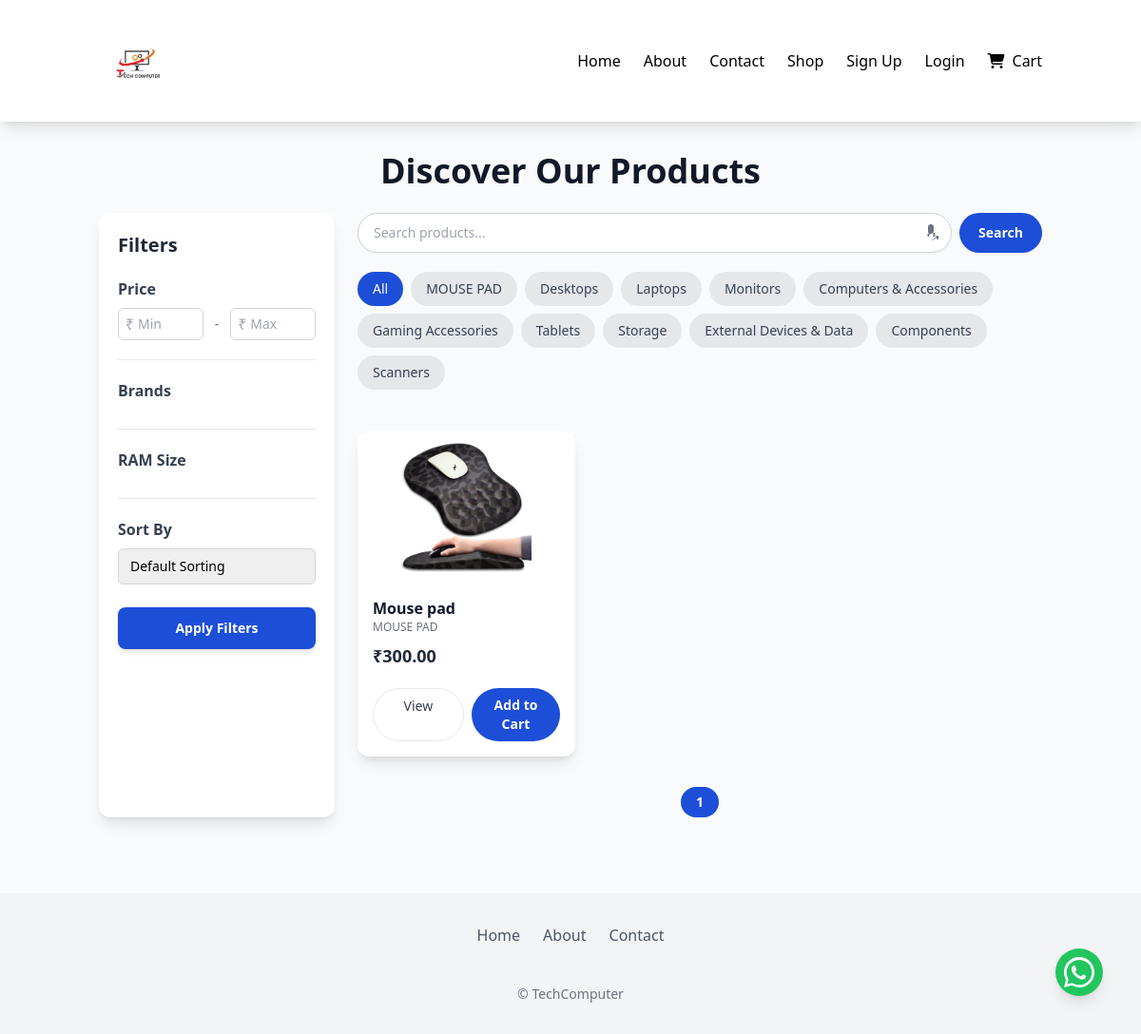
The app's page /shop/ with its own data.
### store/models.py (models this page shows, shortened)
class SiteLogo(models.Model):
    logo = models.ImageField(upload_to="site_logo/")
    alt_text = models.CharField(max_length=50, default="TechMart Logo")

class Category(models.Model):
    name = models.CharField(max_length=100)
    slug = models.SlugField(unique=True, blank=True)
    image = models.ImageField(upload_to='category_images/', blank=True, null=True)

class Product(models.Model):
    category = models.ForeignKey(Category, on_delete=models.CASCADE, related_name='products')
    title = models.CharField(max_length=200)
    description = models.TextField()
    price = models.DecimalField(max_digits=10, decimal_places=2)
    discount_percent = models.IntegerField(default=0)
    stock = models.PositiveIntegerField(default=0)
    image = models.ImageField(upload_to='products/', blank=True, null=True)  # Main image
    featured = models.BooleanField(default=False)
    created_at = models.DateTimeField(auto_now_add=True)
    @property
    def get_discounted_price(self):
        if self.discount_percent > 0:
            discounted_price = self.price - (self.price * self.discount_percent / 100)
            return round(discounted_price, 2)
        return self.price

### store/views.py (the view, shortened to what this page needs)
# urls.py: path('shop/', views.shop, name='shop'),
def shop(request):
    category_id = request.GET.get('category')
    query = request.GET.get('q')
    min_price = request.GET.get('min_price')
    max_price = request.GET.get('max_price')
    sort_by = request.GET.get('sort_by')
    products = Product.objects.all()
    categories = Category.objects.all()
    selected_category = None
    if query:
        products = products.filter(title__icontains=query)
    if min_price:
        products = products.filter(price__gte=min_price)
    if max_price:
        products = products.filter(price__lte=max_price)
    if sort_by == "price_asc":
        products = products.order_by('price')
    elif sort_by == "price_desc":
        products = products.order_by('-price')
    elif sort_by == "newest":
        products = products.order_by('-created_at')
    paginator = Paginator(products, 8)
    page_number = request.GET.get('page')
    page_obj = paginator.get_page(page_number)
    return render(request, 'store/shop.html', {
        'products': page_obj,
        'categories': categories,
        'selected_category': selected_category,
        'page_obj': page_obj,
        'query': query,
        'min_price': min_price,
        'max_price': max_price,
        'sort_by': sort_by,
    })

### store/context_processors.py (called while the page is built)
def site_settings(request):
    return {
        'site_theme': SiteTheme.objects.first(),
        'site_logo': SiteLogo.objects.first() if 'SiteLogo' in locals() else None,
        'nav_links': Category.objects.all(),  # example: use categories as nav links
        'footer_links': FooterLink.objects.all(),
    }

def site_logo(request):
        logo = SiteLogo.objects.first()
        return {'site_logo': logo}

### templates/store/shop.html (shortened to what this page needs)
{% extends "store/base.html" %}
{% block content %}
<div class="max-w-7xl mx-auto px-4 py-6 md:py-8">
    <h1 class="text-3xl sm:text-4xl font-extrabold mb-6 text-center text-gray-900 leading-tight">
        Discover Our Products
    </h1>
    <div class="flex flex-col lg:flex-row gap-6">
        <aside id="ys-filter" class="w-full lg:w-1/4 bg-white p-5 rounded-xl shadow-lg lg:block lg:sticky lg:top-8 transition-transform duration-300 ease-in-out transform lg:translate-x-0 hidden">
            <div class="flex justify-between items-center mb-5">
                <h2 class="text-xl font-bold text-gray-800">Filters</h2>
            </div>
            <form action="{% url 'shop' %}" method="get">
                <div class="mb-5 border-b border-gray-200 pb-5">
                    <h3 class="font-semibold text-base mb-2 text-gray-700">Price</h3>
                    <div class="flex items-center gap-3">
                        <div class="relative w-1/2">
                            <span class="absolute left-2 top-1/2 -translate-y-1/2 text-gray-400">₹</span>
                            <input type="number" name="min_price" placeholder="Min" value="{{ min_price|default:'' }}" class="w-full px-2 pl-5 py-1.5 text-sm border border-gray-300 rounded-md focus:outline-none focus:ring-1 focus:ring-[var(--primary-color)] transition-shadow">
                        </div>
                        <span class="text-gray-500 text-sm">-</span>
                        <div class="relative w-1/2">
                            <span class="absolute left-2 top-1/2 -translate-y-1/2 text-gray-400">₹</span>
                            <input type="number" name="max_price" placeholder="Max" value="{{ max_price|default:'' }}" class="w-full px-2 pl-5 py-1.5 text-sm border border-gray-300 rounded-md focus:outline-none focus:ring-1 focus:ring-[var(--primary-color)] transition-shadow">
                        </div>
                    </div>
                </div>
                <div class="mb-5 border-b border-gray-200 pb-5">
                    <h3 class="font-semibold text-base mb-2 text-gray-700">Brands</h3>
                </div>
                <div class="mb-5 border-b border-gray-200 pb-5">
                    <h3 class="font-semibold text-base mb-2 text-gray-700">RAM Size</h3>
                </div>
                <div class="mb-6">
                    <h3 class="font-semibold text-base mb-2 text-gray-700">Sort By</h3>
                    <select name="sort_by" class="w-full px-3 py-2 text-sm border border-gray-300 rounded-md focus:outline-none focus:ring-1 focus:ring-[var(--primary-color)] appearance-none transition-shadow">
                        <option value="">Default Sorting</option>
                    </select>
                </div>
                <button type="submit" class="w-full px-5 py-3 bg-[var(--primary-color)] text-white font-semibold rounded-lg hover:bg-[var(--secondary-color)] transition-all transform hover:scale-105 shadow-md text-sm">
                    Apply Filters
                </button>
            </form>
        </aside>
        <div class="flex-1">
            <form action="{% url 'shop' %}" method="get" class="mb-5 flex flex-col sm:flex-row gap-2">
                <div class="relative flex-1">
                    <input id="voice-search-input" type="text" name="q" value="{{ query|default:'' }}" placeholder="Search products..." class="w-full px-4 py-2.5 border border-gray-300 rounded-full focus:outline-none pr-10 shadow-sm text-sm focus:ring-1 focus:ring-[var(--primary-color)]">
                    <button type="button" id="voice-search-btn" class="absolute inset-y-0 right-0 flex items-center pr-3 text-gray-500 hover:text-gray-800 transition-colors">
                    </button>
                </div>
                <button type="submit" class="hidden sm:inline-block px-5 py-2.5 bg-[var(--primary-color)] text-white rounded-full hover:bg-[var(--secondary-color)] transition-colors font-semibold shadow-sm text-sm">
                    Search
                </button>
            </form>
            <div class="flex flex-wrap gap-2 mb-5 justify-center lg:justify-start">
                <a href="{% url 'shop' %}" class="px-4 py-2 rounded-full font-medium transition-colors duration-200 text-sm
                    {% if not selected_category %}bg-[var(--primary-color)] text-white{% else %}bg-gray-200 text-gray-700 hover:bg-gray-300{% endif %}">
                    All
                </a>
                {% for category in categories %}
                <a href="?category={{ category.id }}{% if query %}&q={{ query }}{% endif %}" class="px-4 py-2 rounded-full font-medium transition-colors duration-200 text-sm
                    {% if selected_category == category.id %}bg-[var(--primary-color)] text-white{% else %}bg-gray-200 text-gray-700 hover:bg-gray-300{% endif %}">
                    {{ category.name }}
                </a>
                {% endfor %}
            </div>
            <div class="grid grid-cols-1 sm:grid-cols-2 md:grid-cols-3 lg:grid-cols-3 xl:grid-cols-4 gap-4">
                {% for product in products %}
                <div class="bg-white rounded-xl overflow-hidden shadow-lg hover:shadow-xl transition-shadow duration-300 flex flex-col relative group transform hover:scale-105">
                    {% if product.images.exists %}
                        <img src="{{ product.images.first.image.url }}" alt="{{ product.title }}" class="w-full h-40 object-contain p-3 transition-transform duration-300">
                    {% elif product.image %}
                        <img src="{{ product.image.url }}" alt="{{ product.title }}" class="w-full h-40 object-contain p-3 transition-transform duration-300">
                    {% else %}
                        <div class="h-40 w-full bg-gray-100 flex items-center justify-center text-gray-400 text-sm">
                            No Image
                        </div>
                    {% endif %}
                    <div class="p-4 flex flex-col flex-grow">
                        <h3 class="font-bold text-base text-gray-900 mb-0.5 leading-tight">{{ product.title }}</h3>
                        <p class="text-xs text-gray-500 mb-2">{{ product.category.name }}</p>
                        {% if product.price > product.get_discounted_price %}
                            <div class="flex items-center gap-1.5 mb-2">
                                <p class="text-lg font-bold text-gray-800">₹{{ product.get_discounted_price }}</p>
                                <p class="text-gray-400 line-through text-xs">₹{{ product.price }}</p>
                            </div>
                        {% else %}
                            <p class="text-lg font-bold text-gray-800 mb-2">₹{{ product.price }}</p>
                        {% endif %}
                        <div class="mt-auto flex flex-col sm:flex-row gap-2 pt-3">
                            <a href="{% url 'product_detail' product.id %}" class="flex-1 text-center px-3 py-2 border border-gray-200 text-gray-700 font-medium rounded-full hover:bg-gray-100 transition-colors duration-200 text-sm">
                                View
                            </a>
                            <a href="{% url 'add_to_cart' product.id %}" class="flex-1 text-center px-3 py-2 bg-[var(--primary-color)] text-white rounded-full hover:bg-[var(--secondary-color)] transition-all font-semibold shadow-sm text-sm">
                                Add to Cart
                            </a>
                        </div>
                    </div>
                </div>
                {% empty %}
                <div class="col-span-full text-center py-16">
                    <h2 class="text-2xl font-bold text-gray-700 mb-1">No products found.</h2>
                    <p class="text-gray-500 text-base">Try adjusting your filters or search terms.</p>
                </div>
                {% endfor %}
            </div>
            {% if page_obj %}
            <div class="mt-8 flex justify-center gap-2 flex-wrap text-sm">
                {% for num in page_obj.paginator.page_range %}
                    {% if page_obj.number == num %}
                    <span class="px-4 py-1.5 bg-[var(--primary-color)] text-white rounded-full font-bold shadow-sm">{{ num }}</span>
                    {% endif %}
                {% endfor %}
            </div>
            {% endif %}
        </div>
    </div>
</div>
<a href="https://wa.me/6355997080" target="_blank" id="whatsapp-button" class="fixed bottom-10 right-10 z-50 cursor-pointer w-16 h-16 flex items-center justify-center bg-green-500 text-white rounded-full shadow-lg hover:bg-green-600 transition">
</a>
{% endblock %}.

### templates/store/base.html (shortened to what this page needs)
{% load static %}
<!DOCTYPE html>
<html lang="en">
<head>
    <script src="https://cdn.tailwindcss.com"></script>
    <link rel="stylesheet"
          href="https://cdnjs.cloudflare.com/ajax/libs/font-awesome/6.5.2/css/all.min.css"
 />
</head>
<body class="bg-gray-50 text-[var(--text-color)] font-sans">
<nav class="bg-white shadow-lg relative z-50">
    <div class="container mx-auto px-4 py-6 md:flex md:justify-between md:items-center">
        <div class="flex items-center justify-between">
            {% if site_logo %}
                <a href="{% url 'home' %}" class="flex items-center">
                    <img src="{{ site_logo.logo.url }}" alt="{{ site_logo.alt_text }}" class="h-16 md:h-20">
                </a>
            {% else %}
                <a href="{% url 'home' %}" class="font-bold text-2xl md:text-3xl text-[var(--primary-color)]">TechMart</a>
            {% endif %}
        </div>
        <div id="mobile-menu" class="hidden md:flex flex-col md:flex-row md:items-center gap-4 mt-4 md:mt-0">
            <ul class="flex flex-col md:flex-row md:gap-6 items-start md:items-center w-full">
                <li class="w-full md:w-auto"><a href="{% url 'home' %}" class="block py-2 md:py-0 hover:text-[var(--primary-color)] transition font-medium">Home</a></li>
                <li class="w-full md:w-auto"><a href="{% url 'about' %}" class="block py-2 md:py-0 hover:text-[var(--primary-color)] transition font-medium">About</a></li>
                <li class="w-full md:w-auto"><a href="{% url 'contact' %}" class="block py-2 md:py-0 hover:text-[var(--primary-color)] transition font-medium">Contact</a></li>
                <li class="w-full md:w-auto"><a href="{% url 'shop' %}" class="block py-2 md:py-0 hover:text-[var(--primary-color)] transition font-medium">Shop</a></li>
                {% if user.is_authenticated %}
                    <li class="w-full md:w-auto">
                        <a href="{% url 'cart' %}" class="flex items-center py-2 md:py-0 hover:text-[var(--primary-color)] transition font-medium">
                            <i class="fa-solid fa-cart-shopping mr-2"></i>
                            Cart
                            <span id="cart-count" class="ml-1 bg-[var(--secondary-color)] text-white text-xs px-2 py-1 rounded-full">
                                {{ cart_items_count|default:0 }}
                            </span>
                        </a>
                    </li>
                    <li class="w-full md:w-auto"><a href="{% url 'profile' %}" class="block py-2 md:py-0 hover:text-[var(--primary-color)] transition font-medium">Profile</a></li>
                    <li class="w-full md:w-auto">
                        <form method="POST" action="{% url 'logout' %}">
                            {% csrf_token %}
                            <button type="submit" class="w-full text-left py-2 md:py-0 hover:text-[var(--primary-color)] transition font-medium">Logout</button>
                        </form>
                    </li>
                {% else %}
                    <li class="w-full md:w-auto"><a href="{% url 'signup' %}" class="block py-2 md:py-0 hover:text-[var(--primary-color)] transition font-medium">Sign Up</a></li>
                    <li class="w-full md:w-auto"><a href="{% url 'login' %}" class="block py-2 md:py-0 hover:text-[var(--primary-color)] transition font-medium">Login</a></li>
                    <li class="w-full md:w-auto">
                        <a href="{% url 'login' %}?next={% url 'cart' %}" class="flex items-center py-2 md:py-0 hover:text-[var(--primary-color)] transition font-medium">
                            <i class="fa-solid fa-cart-shopping mr-2"></i>
                            Cart
                        </a>
                    </li>
                {% endif %}
            </ul>
        </div>
    </div>
</nav>
<main class="container mx-auto">
    {% block content %}{% endblock %}
</main>
<footer class="bg-gray-100 p-8 mt-12 text-center">
    <div class="container mx-auto flex flex-col items-center">
        <div class="flex flex-wrap justify-center gap-6 mb-4">
            <a href="{% url 'home' %}" class="text-gray-600 hover:text-[var(--primary-color)] transition font-medium">Home</a>
            <a href="{% url 'about' %}" class="text-gray-600 hover:text-[var(--primary-color)] transition font-medium">About</a>
            <a href="{% url 'contact' %}" class="text-gray-600 hover:text-[var(--primary-color)] transition font-medium">Contact</a>
        </div>
        <p class="text-gray-500 text-sm mt-2">&copy; {{ site_logo.alt_text|default:"Techcomputers" }} {{ now|date:"Y" }}</p>
    </div>
</footer>
</body>
</html>

### templates/store/shop.html (style rules this page uses)
#whatsapp-button { width: 50px; height: 50px; display: flex; align-items: center; justify-content: center; font-size: 2rem; z-index: 50; cursor: pointer; }

### records on screen
SiteLogo: logo (picture), alt_text "TechComputer"
Category: name "MOUSE PAD"
Category: name "Desktops"
Category: name "Laptops"
Category: name "Monitors"
Category: name "Computers & Accessories"
Category: name "Gaming Accessories"
Category: name "Tablets"
Category: name "Storage"
Category: name "External Devices & Data"
Category: name "Components"
Category: name "Scanners"
Product: image (picture), title "Mouse pad", category.name "MOUSE PAD", price "300.00"

### other values on screen
{{ num }} "1"
